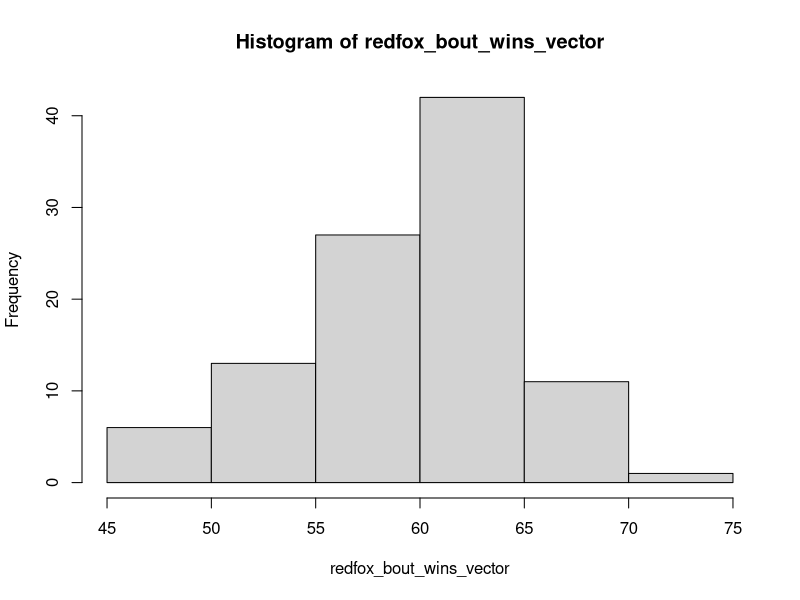
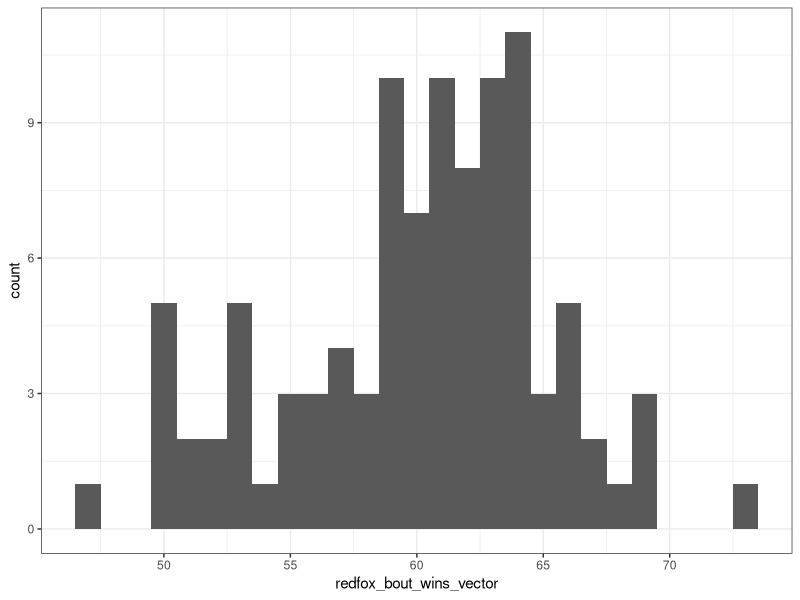
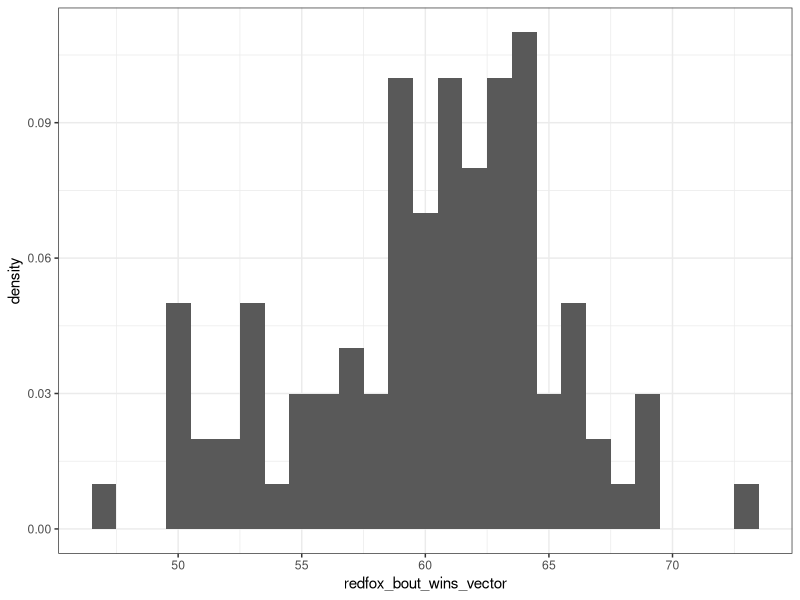
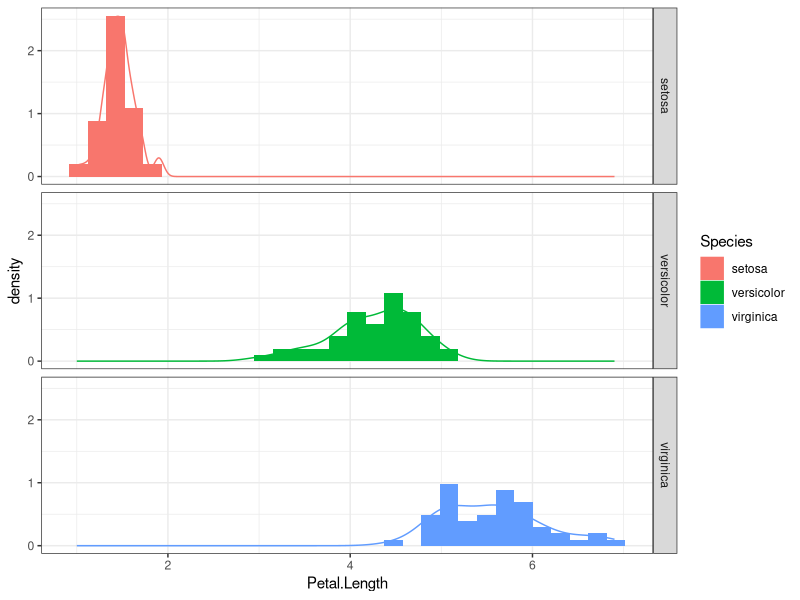
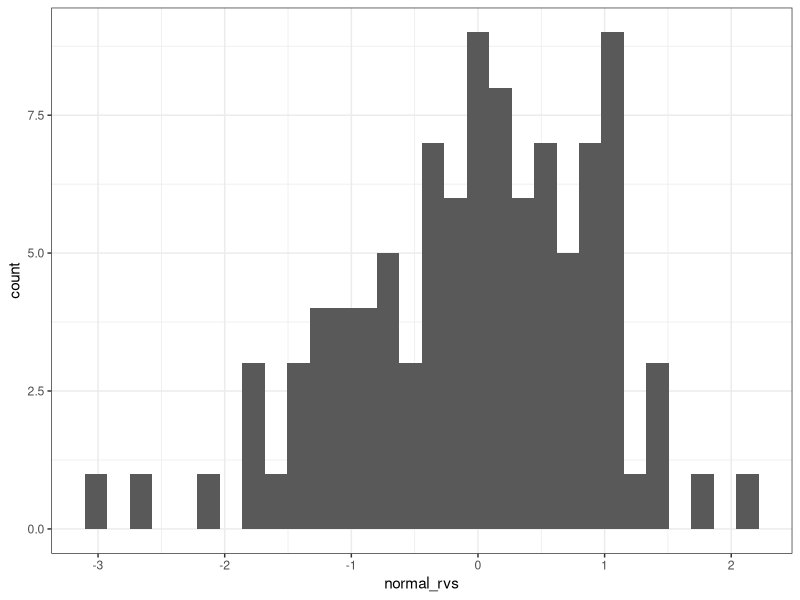

The R source for these figures, in order:
## Start a `for` loop, to replicate a known number of bouts

## Set the probability that a red fox wins the bout
prob_redfox_win <- 0.6

## Set the number of bouts
bouts <- 100 

## Initiate the number of redfox bout wins
redfox_bout_win <- 0


for(ind in 1:bouts){
  
  
  ## Draw a random number to simulate the outcome of the bout
  bout_outcome <- runif(1)
  
  ## Use an if statement to determine who won
  if(bout_outcome < prob_redfox_win){ # red fox wins
    ## Print the outcome to the console, so we know who won
    print("red fox wins")
    
    ## Increase the number of redfox_bout_win by 1
    redfox_bout_win <- redfox_bout_win + 1
    
  } else { # arctic fox wins
    ## Print the outcome to the console
    print("arctic fox wins")
    
    ## NOTE: We're only interested in the number of redfox wins, so 
    ## we're not going to bother keeping track of the arctic fox wins.
  }  
} # End the `for` loop

print(paste("Red fox won", redfox_bout_win, "bouts!"))


## ************************************************************************** ##

# Set the probability that a red fox wins the bout
prob_redfox_win <- 0.6

## Set the number of replicates
reps <- 100

## Initiate a vector to store the number of red fox wins for each replicate
redfox_bout_wins_vector <- c()

## Start a for loop to go through the desired number of replicates
for(rep in 1:reps){ 
  
  ## Set the number of bouts
  bouts <- 100 
  
  ## Initiate the number of redfox bout wins
  redfox_bout_win <- 0
  
  ## Start for loop to go through the number of bouts
  for(ind in 1:bouts){
    
    
    ## Draw a random number to simulate the outcome of the bout
    bout_outcome <- runif(1)
    
    ## Use an if statement to determine who won
    if(bout_outcome < prob_redfox_win){ # red fox wins
      ## Print the outcome to the console, so we know who won
      #print("red fox wins")
      
      ## Increase the number of redfox_bout_win by 1
      redfox_bout_win <- redfox_bout_win + 1
      
    } else { # arctic fox wins
      ## Print the outcome to the console
      #print("arctic fox wins")
      
      ## NOTE: We're only interested in the number of redfox wins, so 
      ## we're not going to bother keeping track of the arctic fox wins.
    }  
  } # End the `for` loop
  
  print(paste("Red fox won", redfox_bout_win, "bouts!"))
  
  ## Add the number of redfox_bout_win to redfox_bout_wins_vector
  redfox_bout_wins_vector <- c(redfox_bout_wins_vector, redfox_bout_win)
  
}

sum(redfox_bout_wins_vector == 60) / 100

hist(redfox_bout_wins_vector)

library(ggplot2)

ggplot() +
  geom_histogram(data = NULL, 
                 aes(x = redfox_bout_wins_vector), 
                 binwidth = 1) +
  theme_bw()

ggplot() +
  geom_histogram(data = NULL, 
                 aes(x = redfox_bout_wins_vector,
                     y = ..density.. ), 
                 binwidth = 1) +
  theme_bw()


## ************************************************************************** ##

ggplot() +
  geom_histogram(data = iris, 
                 aes(x = Petal.Length, y = ..density.., fill = Species)) +
  facet_grid( Species ~ . ) +
  geom_density(data = iris, aes(x = Petal.Length, colour = Species)) +
  theme_bw()  

## ************************************************************************** ##

?rnorm

rnorm(100)

normal_rvs <- rnorm(n = 100, mean = 0, sd = 1)

ggplot() + 
  geom_histogram( data = NULL, aes(x = normal_rvs) ) +
  theme_bw()